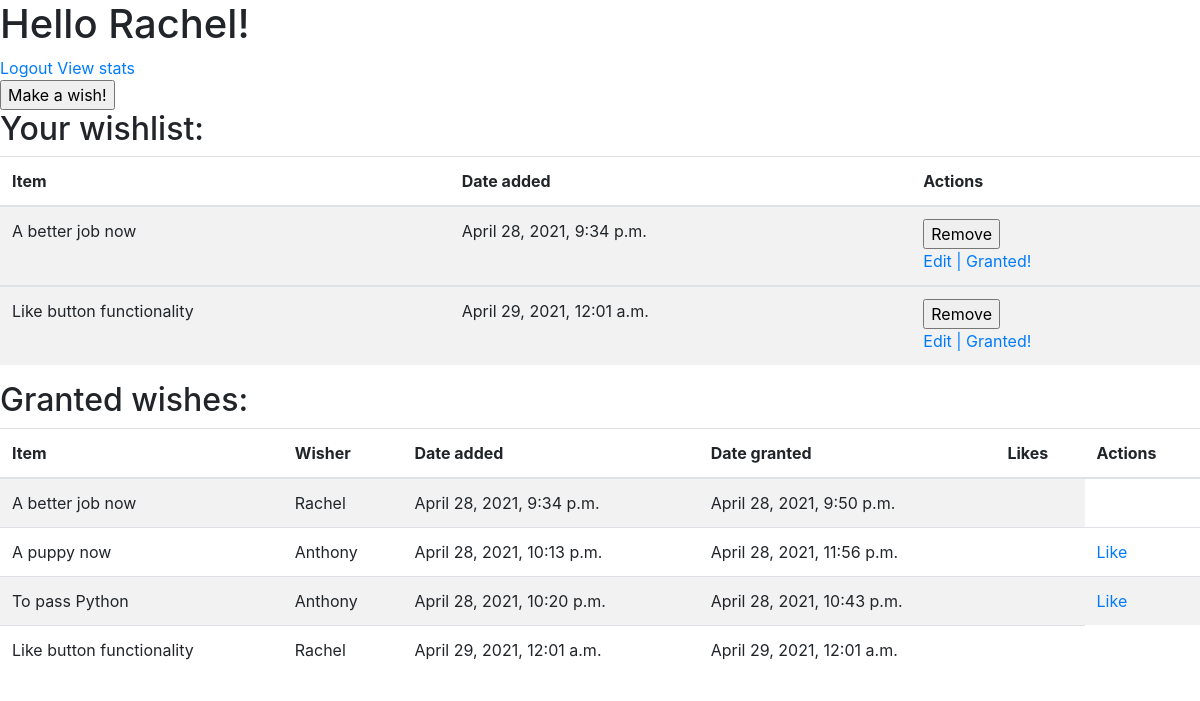
The page /wishes (signed in) on the database its author committed.
### exam_app/models.py (models this page shows, shortened)
class User(models.Model):
    first_name = models.CharField(max_length=45)
    last_name = models.CharField(max_length=45)
    email = models.CharField(max_length=45)
    password = models.CharField(max_length=255)
    created_at = models.DateTimeField(auto_now_add=True)
    updated_at = models.DateTimeField(auto_now=True)
    objects = UserManager()

class Wish(models.Model):
    wish = models.CharField(max_length=100)
    description = models.CharField(max_length=500)
    wish_maker = models.ForeignKey(User, related_name = 'my_wishes', on_delete = models.CASCADE)
    granted_wish = models.CharField(max_length=55, default = 'no')
    created_at = models.DateTimeField(auto_now_add=True)
    updated_at = models.DateTimeField(auto_now=True)
    objects = WishManager()

### exam_app/views.py (the view)
# urls.py: path('wishes', views.dashboard),
def dashboard(request):
    if 'user_id' not in request.session:
        return redirect('/')
    this_user = User.objects.filter(id = request.session['user_id'])
    context = {
        'user' : this_user[0],
        'all_wishes' : Wish.objects.all(),
    }
    return render(request, 'dashboard.html', context)

### exam_app/templates/dashboard.html (shortened to what this page needs)
<!DOCTYPE html>
<html lang="en">
<head>
    <link rel="stylesheet" href="https://maxcdn.bootstrapcdn.com/bootstrap/4.0.0/css/bootstrap.min.css">
</head>
<body>
    <div id="header">
        <h1 class="head-welcome"> Hello {{ user.first_name }}!</h1>
        <a href="/logout" class="logout-link">Logout</a>
        <a href="/wish">View stats</a>
        <form action="/wish/new" method="post">
            <input type="submit" value="Make a wish!">
        </form>
    </div>
    <h2>Your wishlist:</h2>
    <table class="table table-striped">
        <thead>
            <tr>
                <th>Item</th>
                <th>Date added</th>
                <th>Actions</th>
            </tr>
        </thead>
        {% for wish in all_wishes %}
        {% if wish.wish_maker.id == request.session.user_id %}
        <tbody>
            <tr>
                <td>{{ wish.wish }}</td>
                <td>{{ wish.created_at }}</td>
                <td>
                    <form action="/delete_wish" method="post">
                        <input type="submit" name="Remove" value="Remove">
                    </form>
                    <a href="/wish/edit/{{ wish.id }}">Edit |</a>
                    <a href="#">Granted!</a>
                </td>
            </tr>
        </tbody>
        {% endif %}
        {% endfor %}
    </table>
    <h2>Granted wishes:</h2>
    <table class="table table-striped">
        <thead>
            <tr>
                <th>Item</th>
                <th>Wisher</th>
                <th>Date added</th>
                <th>Date granted</th>
                <th>Likes</th>
                <th>Actions</th>
            </tr>
        </thead>
        <tbody>
            {% for wish in all_wishes %}
            <tr>
                <td>{{ wish.wish }}</td>
                <td>{{ wish.wish_maker.first_name }}</td>
                <td>{{ wish.created_at }}</td>
                <td>{{ wish.updated_at }}</td>
                <td></td>
                {% if wish.wish_maker.id != request.session.user_id %}
                <td>
                    <a href="#">Like</a>
                </td>
                {% endif %}
            </tr>
            {% endfor %}
        </tbody>
    </table>
</body>
</html>

### rows shown on the page
User: first_name "Rachel"
Wish: wish "A better job now", created_at "April 28, 2021, 9:34 p.m.", wish_maker.first_name "Rachel", updated_at "April 28, 2021, 9:50 p.m."
Wish: wish "Like button functionality", created_at "April 29, 2021, 12:01 a.m.", wish_maker.first_name "Rachel", updated_at "April 29, 2021, 12:01 a.m."
Wish: wish "A puppy now", wish_maker.first_name "Anthony", created_at "April 28, 2021, 10:13 p.m.", updated_at "April 28, 2021, 11:56 p.m.", shows "Like"
Wish: wish "To pass Python", wish_maker.first_name "Anthony", created_at "April 28, 2021, 10:20 p.m.", updated_at "April 28, 2021, 10:43 p.m.", shows "Like"
